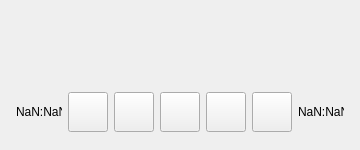
<?xml version="1.0" encoding="UTF-8"?>
<ui version="4.0">
 <class>MiniPlayerDialog</class>
 <widget class="QDialog" name="MiniPlayerDialog">
  <property name="geometry">
   <rect>
    <x>0</x>
    <y>0</y>
    <width>360</width>
    <height>150</height>
   </rect>
  </property>
  <property name="sizePolicy">
   <sizepolicy hsizetype="Expanding" vsizetype="Expanding">
    <horstretch>0</horstretch>
    <verstretch>0</verstretch>
   </sizepolicy>
  </property>
  <property name="minimumSize">
   <size>
    <width>360</width>
    <height>150</height>
   </size>
  </property>
  <property name="maximumSize">
   <size>
    <width>360</width>
    <height>150</height>
   </size>
  </property>
  <property name="mouseTracking">
   <bool>true</bool>
  </property>
  <property name="windowTitle">
   <string>Dialog</string>
  </property>
  <property name="styleSheet">
   <string notr="true"/>
  </property>
  <layout class="QVBoxLayout" name="verticalLayout">
   <property name="spacing">
    <number>0</number>
   </property>
   <property name="leftMargin">
    <number>0</number>
   </property>
   <property name="topMargin">
    <number>18</number>
   </property>
   <property name="rightMargin">
    <number>0</number>
   </property>
   <property name="bottomMargin">
    <number>0</number>
   </property>
   <item>
    <layout class="QHBoxLayout" name="horizontalLayout_2">
     <property name="spacing">
      <number>12</number>
     </property>
     <property name="leftMargin">
      <number>16</number>
     </property>
     <property name="rightMargin">
      <number>16</number>
     </property>
     <property name="bottomMargin">
      <number>6</number>
     </property>
     <item>
      <layout class="QVBoxLayout" name="verticalLayout_2">
       <property name="spacing">
        <number>3</number>
       </property>
       <item>
        <spacer name="verticalSpacer">
         <property name="orientation">
          <enum>Qt::Vertical</enum>
         </property>
         <property name="sizeHint" stdset="0">
          <size>
           <width>20</width>
           <height>40</height>
          </size>
         </property>
        </spacer>
       </item>
       <item>
        <layout class="QHBoxLayout" name="horizontalLayout_4"/>
       </item>
       <item>
        <widget class="StrongBodyLabel" name="title_label">
         <property name="text">
          <string/>
         </property>
        </widget>
       </item>
       <item>
        <widget class="BodyLabel" name="author_label">
         <property name="styleSheet">
          <string notr="true">QLabel {
	color: lightgray;
	font-size: 13px;
}</string>
         </property>
         <property name="text">
          <string/>
         </property>
        </widget>
       </item>
       <item>
        <spacer name="verticalSpacer_2">
         <property name="orientation">
          <enum>Qt::Vertical</enum>
         </property>
         <property name="sizeHint" stdset="0">
          <size>
           <width>20</width>
           <height>40</height>
          </size>
         </property>
        </spacer>
       </item>
      </layout>
     </item>
     <item>
      <spacer name="horizontalSpacer_2">
       <property name="orientation">
        <enum>Qt::Horizontal</enum>
       </property>
       <property name="sizeHint" stdset="0">
        <size>
         <width>40</width>
         <height>20</height>
        </size>
       </property>
      </spacer>
     </item>
     <item>
      <widget class="QLabel" name="thumbnail_label">
       <property name="minimumSize">
        <size>
         <width>60</width>
         <height>60</height>
        </size>
       </property>
       <property name="maximumSize">
        <size>
         <width>60</width>
         <height>60</height>
        </size>
       </property>
       <property name="text">
        <string/>
       </property>
       <property name="scaledContents">
        <bool>false</bool>
       </property>
       <property name="alignment">
        <set>Qt::AlignCenter</set>
       </property>
      </widget>
     </item>
    </layout>
   </item>
   <item>
    <layout class="QHBoxLayout" name="horizontalLayout_3">
     <property name="spacing">
      <number>6</number>
     </property>
     <property name="leftMargin">
      <number>16</number>
     </property>
     <property name="topMargin">
      <number>3</number>
     </property>
     <property name="rightMargin">
      <number>16</number>
     </property>
     <property name="bottomMargin">
      <number>18</number>
     </property>
     <item>
      <widget class="BodyLabel" name="BodyLabel">
       <property name="styleSheet">
        <string notr="true">FluentLabelBase {
    color: black;
}

HyperlinkLabel {
    color: #009faa;
    border: none;
    background-color: transparent;
    text-align: left;
    padding: 0;
    margin: 0;
}

HyperlinkLabel[underline=true] {
    text-decoration: underline;
}

HyperlinkLabel[underline=false] {
    text-decoration: none;
}

HyperlinkLabel:hover {
    color: #007780;
}

HyperlinkLabel:pressed {
    color: #00a7b3;
}
FluentLabelBase{color:lightgray}</string>
       </property>
       <property name="text">
        <string>NaN:NaN</string>
       </property>
      </widget>
     </item>
     <item>
      <spacer name="horizontalSpacer">
       <property name="orientation">
        <enum>Qt::Horizontal</enum>
       </property>
       <property name="sizeHint" stdset="0">
        <size>
         <width>40</width>
         <height>20</height>
        </size>
       </property>
      </spacer>
     </item>
     <item>
      <widget class="TransparentToolButton" name="dislike_button">
       <property name="minimumSize">
        <size>
         <width>40</width>
         <height>40</height>
        </size>
       </property>
       <property name="maximumSize">
        <size>
         <width>40</width>
         <height>40</height>
        </size>
       </property>
       <property name="toolTip">
        <string>Dislike</string>
       </property>
       <property name="iconSize">
        <size>
         <width>20</width>
         <height>20</height>
        </size>
       </property>
      </widget>
     </item>
     <item>
      <widget class="TransparentToolButton" name="previous_button">
       <property name="minimumSize">
        <size>
         <width>40</width>
         <height>40</height>
        </size>
       </property>
       <property name="maximumSize">
        <size>
         <width>40</width>
         <height>40</height>
        </size>
       </property>
       <property name="toolTip">
        <string>Previous</string>
       </property>
       <property name="iconSize">
        <size>
         <width>20</width>
         <height>20</height>
        </size>
       </property>
       <property name="shortcut">
        <string>Left</string>
       </property>
      </widget>
     </item>
     <item>
      <widget class="TransparentToolButton" name="play_pause_button">
       <property name="minimumSize">
        <size>
         <width>40</width>
         <height>40</height>
        </size>
       </property>
       <property name="maximumSize">
        <size>
         <width>40</width>
         <height>40</height>
        </size>
       </property>
       <property name="toolTip">
        <string>Play/Pause</string>
       </property>
       <property name="iconSize">
        <size>
         <width>22</width>
         <height>22</height>
        </size>
       </property>
       <property name="shortcut">
        <string>Space</string>
       </property>
      </widget>
     </item>
     <item>
      <widget class="TransparentToolButton" name="next_button">
       <property name="minimumSize">
        <size>
         <width>40</width>
         <height>40</height>
        </size>
       </property>
       <property name="maximumSize">
        <size>
         <width>40</width>
         <height>40</height>
        </size>
       </property>
       <property name="toolTip">
        <string>Next</string>
       </property>
       <property name="iconSize">
        <size>
         <width>20</width>
         <height>20</height>
        </size>
       </property>
       <property name="shortcut">
        <string>Right</string>
       </property>
      </widget>
     </item>
     <item>
      <widget class="TransparentToolButton" name="like_button">
       <property name="minimumSize">
        <size>
         <width>40</width>
         <height>40</height>
        </size>
       </property>
       <property name="maximumSize">
        <size>
         <width>40</width>
         <height>40</height>
        </size>
       </property>
       <property name="toolTip">
        <string>Like</string>
       </property>
       <property name="iconSize">
        <size>
         <width>20</width>
         <height>20</height>
        </size>
       </property>
      </widget>
     </item>
     <item>
      <spacer name="horizontalSpacer_3">
       <property name="orientation">
        <enum>Qt::Horizontal</enum>
       </property>
       <property name="sizeHint" stdset="0">
        <size>
         <width>40</width>
         <height>20</height>
        </size>
       </property>
      </spacer>
     </item>
     <item>
      <widget class="BodyLabel" name="BodyLabel_2">
       <property name="styleSheet">
        <string notr="true">FluentLabelBase {
    color: black;
}

HyperlinkLabel {
    color: #009faa;
    border: none;
    background-color: transparent;
    text-align: left;
    padding: 0;
    margin: 0;
}

HyperlinkLabel[underline=true] {
    text-decoration: underline;
}

HyperlinkLabel[underline=false] {
    text-decoration: none;
}

HyperlinkLabel:hover {
    color: #007780;
}

HyperlinkLabel:pressed {
    color: #00a7b3;
}
FluentLabelBase{color:lightgray}</string>
       </property>
       <property name="text">
        <string>NaN:NaN</string>
       </property>
      </widget>
     </item>
    </layout>
   </item>
  </layout>
 </widget>
 <customwidgets>
  <customwidget>
   <class>BodyLabel</class>
   <extends>QLabel</extends>
   <header>qfluentwidgets</header>
  </customwidget>
  <customwidget>
   <class>TransparentToolButton</class>
   <extends>QToolButton</extends>
   <header>qfluentwidgets</header>
  </customwidget>
  <customwidget>
   <class>StrongBodyLabel</class>
   <extends>QLabel</extends>
   <header>qfluentwidgets</header>
  </customwidget>
 </customwidgets>
 <resources/>
 <connections/>
</ui>
